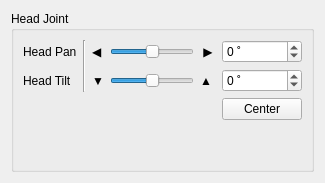
         <widget class="QWidget" name="tab_head_control_module">
          <property name="enabled">
           <bool>true</bool>
          </property>
          <attribute name="title">
           <string>Head Control</string>
          </attribute>
          <layout class="QVBoxLayout" name="verticalLayout_7">
           <item>
            <widget class="QGroupBox" name="groupBox_2">
             <property name="title">
              <string>Head Joint</string>
             </property>
             <layout class="QGridLayout" name="gridLayout_6">
              <item row="1" column="3">
               <widget class="QSlider" name="head_tilt_slider">
                <property name="maximumSize">
                 <size>
                  <width>400</width>
                  <height>16777215</height>
                 </size>
                </property>
                <property name="minimum">
                 <number>-90</number>
                </property>
                <property name="maximum">
                 <number>90</number>
                </property>
                <property name="singleStep">
                 <number>3</number>
                </property>
                <property name="orientation">
                 <enum>Qt::Horizontal</enum>
                </property>
               </widget>
              </item>
              <item row="0" column="5" colspan="2">
               <widget class="QSpinBox" name="head_pan_spinbox">
                <property name="suffix">
                 <string> ˚</string>
                </property>
                <property name="minimum">
                 <number>-90</number>
                </property>
                <property name="maximum">
                 <number>90</number>
                </property>
                <property name="singleStep">
                 <number>3</number>
                </property>
               </widget>
              </item>
              <item row="0" column="2">
               <widget class="QLabel" name="label_5">
                <property name="maximumSize">
                 <size>
                  <width>20</width>
                  <height>16777215</height>
                 </size>
                </property>
                <property name="text">
                 <string>◀</string>
                </property>
               </widget>
              </item>
              <item row="2" column="5" colspan="2">
               <widget class="QPushButton" name="head_center_button">
                <property name="text">
                 <string>Center</string>
                </property>
               </widget>
              </item>
              <item row="1" column="5" colspan="2">
               <widget class="QSpinBox" name="head_tilt_spinbox">
                <property name="suffix">
                 <string> ˚</string>
                </property>
                <property name="minimum">
                 <number>-90</number>
                </property>
                <property name="maximum">
                 <number>90</number>
                </property>
                <property name="singleStep">
                 <number>3</number>
                </property>
               </widget>
              </item>
              <item row="0" column="4">
               <widget class="QLabel" name="label_6">
                <property name="maximumSize">
                 <size>
                  <width>20</width>
                  <height>16777215</height>
                 </size>
                </property>
                <property name="text">
                 <string> ▶ </string>
                </property>
               </widget>
              </item>
              <item row="0" column="0">
               <widget class="QLabel" name="label_3">
                <property name="text">
                 <string>Head Pan</string>
                </property>
               </widget>
              </item>
              <item row="0" column="3">
               <widget class="QSlider" name="head_pan_slider">
                <property name="maximumSize">
                 <size>
                  <width>400</width>
                  <height>16777215</height>
                 </size>
                </property>
                <property name="minimum">
                 <number>-90</number>
                </property>
                <property name="maximum">
                 <number>90</number>
                </property>
                <property name="singleStep">
                 <number>3</number>
                </property>
                <property name="orientation">
                 <enum>Qt::Horizontal</enum>
                </property>
               </widget>
              </item>
              <item row="1" column="0">
               <widget class="QLabel" name="label_4">
                <property name="text">
                 <string>Head Tilt</string>
                </property>
               </widget>
              </item>
              <item row="3" column="0">
               <spacer name="verticalSpacer_4">
                <property name="orientation">
                 <enum>Qt::Vertical</enum>
                </property>
                <property name="sizeHint" stdset="0">
                 <size>
                  <width>20</width>
                  <height>40</height>
                 </size>
                </property>
               </spacer>
              </item>
              <item row="0" column="1" rowspan="2">
               <widget class="Line" name="line_4">
                <property name="orientation">
                 <enum>Qt::Vertical</enum>
                </property>
               </widget>
              </item>
              <item row="1" column="2">
               <widget class="QLabel" name="label_7">
                <property name="text">
                 <string>▼</string>
                </property>
               </widget>
              </item>
              <item row="1" column="4">
               <widget class="QLabel" name="label_8">
                <property name="text">
                 <string>▲</string>
                </property>
               </widget>
              </item>
             </layout>
            </widget>
           </item>
          </layout>
         </widget>
